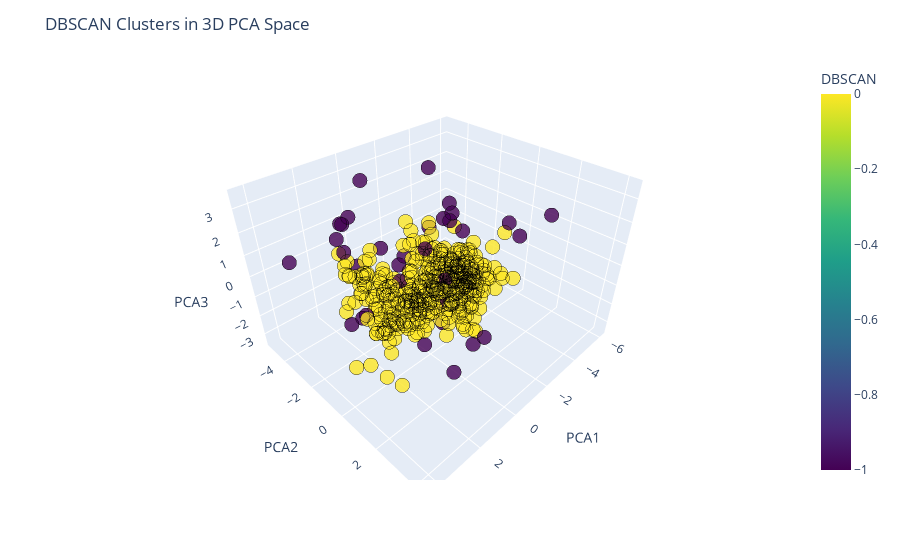

Notebook code cell kept with this figure:
### Code cell
import plotly.express as px
from sklearn.decomposition import PCA

pca3 = PCA(n_components=3, random_state=42)
pca_result_3d = pca3.fit_transform(X_scaled)

pca3_df = pd.DataFrame(pca_result_3d, columns=["PCA1", "PCA2", "PCA3"])
pca3_df["DBSCAN"] = db_labels 
fig = px.scatter_3d(
    pca3_df,
    x="PCA1",
    y="PCA2",
    z="PCA3",
    color="DBSCAN",             
    color_continuous_scale="Viridis", 
    opacity=0.8,
    size_max=10
)

fig.update_traces(marker=dict(size=5, line=dict(width=0.5, color="black")))
fig.update_layout(
    title="DBSCAN Clusters in 3D PCA Space",
    scene=dict(
        xaxis_title="PCA1",
        yaxis_title="PCA2",
        zaxis_title="PCA3"
    )
)

fig.show()

### Figure 1 — Plotly figure (JSON) as saved in the notebook; plotly's stock layout.template omitted (floating-point values rounded to 4 significant figures; data arrays with more than 128 entries replaced by an {"elided": "..."} marker saying what was removed)
{"data": [{"hovertemplate": "PCA1=%{x}<br>PCA2=%{y}<br>PCA3=%{z}<br>DBSCAN=%{marker.color}<extra></extra>", "legendgroup": "", "marker": {"color": {"elided": "440 int values"}, "coloraxis": "coloraxis", "line": {"color": "black", "width": 0.5}, "opacity": 0.8, "size": 5, "symbol": "circle"}, "mode": "markers", "name": "", "scene": "scene", "showlegend": false, "type": "scatter3d", "x": {"elided": "440 float values"}, "y": {"elided": "440 float values"}, "z": {"elided": "440 float values"}}], "layout": {"coloraxis": {"colorbar": {"title": {"text": "DBSCAN"}}, "colorscale": [[0, "#440154"], [0.1111, "#482878"], [0.2222, "#3e4989"], [0.3333, "#31688e"], [0.4444, "#26828e"], [0.5556, "#1f9e89"], [0.6667, "#35b779"], [0.7778, "#6ece58"], [0.8889, "#b5de2b"], [1, "#fde725"]]}, "legend": {"tracegroupgap": 0}, "margin": {"t": 60}, "scene": {"domain": {"x": [0, 1], "y": [0, 1]}, "xaxis": {"title": {"text": "PCA1"}}, "yaxis": {"title": {"text": "PCA2"}}, "zaxis": {"title": {"text": "PCA3"}}}, "title": {"text": "DBSCAN Clusters in 3D PCA Space"}}}
